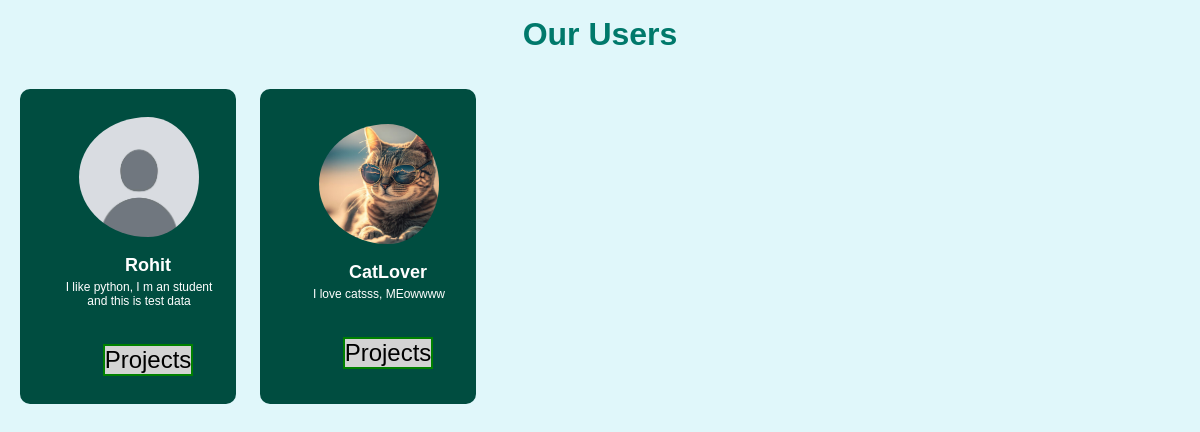
/home/, run on the app's committed database.
### users/models.py (models this page shows, shortened)
class Profile(models.Model):
    user=models.OneToOneField(User,on_delete=models.CASCADE)
    name=models.CharField(max_length=20,null=False)
    email=models.EmailField(unique=True)
    bio=models.TextField(max_length=500)
    id=models.UUIDField(default=uuid.uuid1,primary_key=True)
    pic=models.ImageField(default='user.jpg')

### users/views.py (the view)
# urls.py: 2. Add a URL to urlpatterns:  path('', views.home, name='home')
def home(request):
    data=Profile.objects.all()
    content={
        'data':data
    }
    return render(request,'users/home.html',content)

### users/templates/users/home.html
<!DOCTYPE html>
<head>
{% load static%}
<link rel="stylesheet" href="{% static 'style/home.css'%}">
</head>
<body>
    <h1>Our Users</h1>
    <div class="user-container">
        {% for i in data %}
        <div class="user-card">
            <ul>
                <li><img src="{{ i.pic.url }}" alt="User Picture"></li>
                <li class="user-name">{{ i.name }}</li>
                <li class="user-bio">{{ i.bio|slice:":60" }}</li><br>
                <li><a href="{%url 'project_home'%}" class="linkbox">Projects</a></li>
            </ul>
        </div>
        {% endfor %}
    </div>
</body>
</html>

### static/style/home.css (style rules this page uses)
body { margin: 0; padding: 0; background-color: #e0f7fa; font-family: Arial, sans-serif; }
h1 { text-align: center; margin: 2vh 0; color: #00796b; }
.user-container { display: flex; flex-wrap: nowrap; overflow-x: auto; padding: 1vh; }
.user-card { background-color: #004d40; color: white; display: flex; flex-direction: column; align-items: center; justify-content: center; margin: 1vw; border-radius: 10px; text-align: center; width: 18vw; min-width: 150px; box-sizing: border-box; font-size: 2vw; transition: transform 0.3s ease, box-shadow 0.3s ease; }
.user-card img { border-radius: 50%; width: 10vw; height: 10vw; object-fit: cover; margin-bottom: 1vh; padding-right: 1.5vw; }
.user-card li { list-style: none; margin: 0.5vh 0; }
.user-card .user-name { font-size: 1.5vw; font-weight: bold; }
.user-card .user-bio { font-size: 1vw; max-width: 15vw; overflow: hidden; padding-right: 1.5vw; }
.linkbox { background-color:lightgrey; color: black; border: 2px solid green; padding: 0.5vw,0.5wh; text-align: center; text-decoration: none; display: inline-block; font-size: 3vh; }

### data on the page
Profile: pic (placeholder picture), name "Rohit", bio "I like python, I m an student and this is test data"
Profile: pic (picture), name "CatLover", bio "I love catsss, MEowwww"
